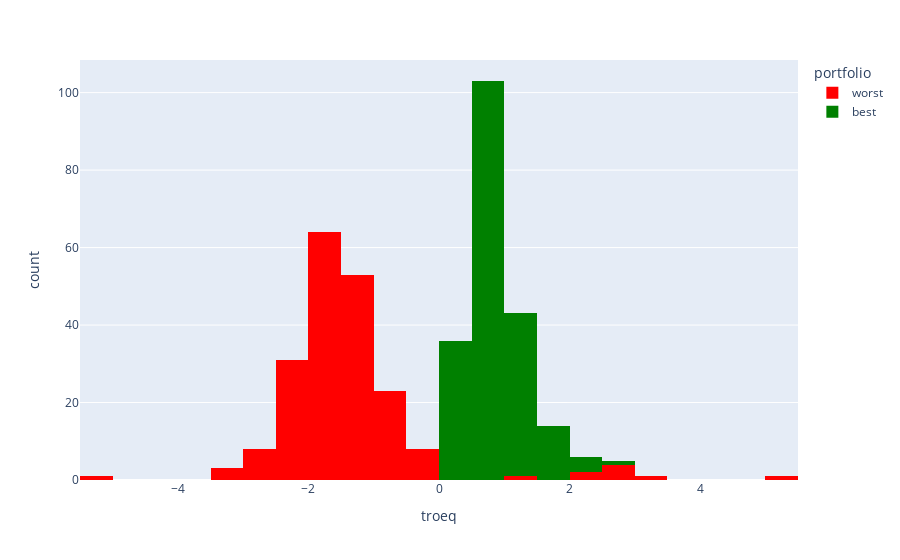

Notebook source saved alongside this figure:
### Code cell
fig = px.histogram(
    df2, 
    x="troeq", 
    color="portfolio", 
    color_discrete_map=dict(
        best="green",
        worst="red"
    )
)

fig.show()

### Figure 1 — Plotly figure (JSON) as saved in the notebook; plotly's stock layout.template omitted (floating-point values rounded to 4 significant figures; data arrays with more than 128 entries replaced by an {"elided": "..."} marker saying what was removed)
{"data": [{"alignmentgroup": "True", "bingroup": "x", "hovertemplate": "portfolio=worst<br>troeq=%{x}<br>count=%{y}<extra></extra>", "legendgroup": "worst", "marker": {"color": "red", "pattern": {"shape": ""}}, "name": "worst", "offsetgroup": "worst", "orientation": "v", "showlegend": true, "type": "histogram", "x": {"elided": "200 float values"}, "xaxis": "x", "yaxis": "y"}, {"alignmentgroup": "True", "bingroup": "x", "hovertemplate": "portfolio=best<br>troeq=%{x}<br>count=%{y}<extra></extra>", "legendgroup": "best", "marker": {"color": "green", "pattern": {"shape": ""}}, "name": "best", "offsetgroup": "best", "orientation": "v", "showlegend": true, "type": "histogram", "x": {"elided": "200 float values"}, "xaxis": "x", "yaxis": "y"}], "layout": {"barmode": "relative", "legend": {"title": {"text": "portfolio"}, "tracegroupgap": 0}, "margin": {"t": 60}, "xaxis": {"anchor": "y", "domain": [0, 1], "title": {"text": "troeq"}}, "yaxis": {"anchor": "x", "domain": [0, 1], "title": {"text": "count"}}}}
